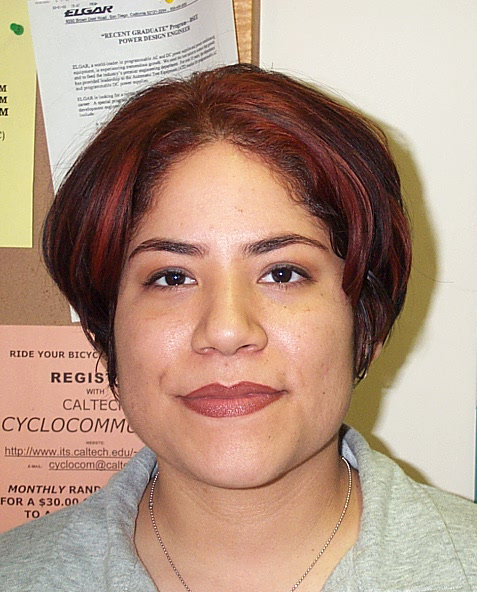
%> input picture Images/DB0/DB0/db0_1.jpg, 477 x 592 px
$ octave --eval "result = eyeMapL(imread('../Images/DB0/DB0/db0_1.jpg'));"   (GNU Octave 9; MATLAB toolbox functions it lacks are replaced by stand-ins)
%> lines starting %> are read from the running program, lines starting %| are printed output that depends on the picture
function [eyeMapL_output] = eyeMapL(image)

SE = strel('disk',12,8);
numerator = imdilate(image,SE);
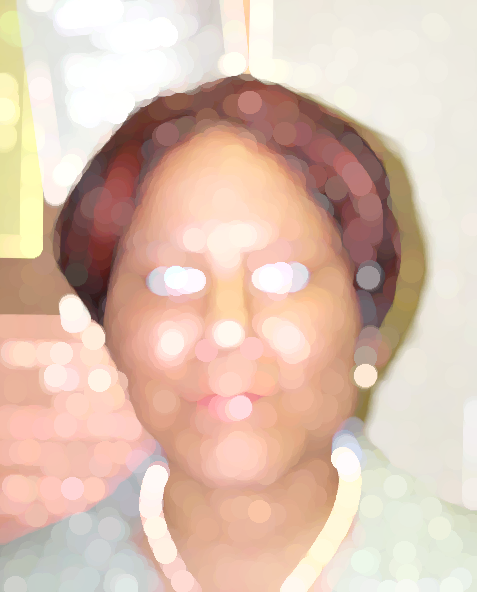
%> numerator: size 592x477x3 uint8; mean R, G, B 221.3, 194.2, 178.1
denominator = imerode(image,SE) + 1;
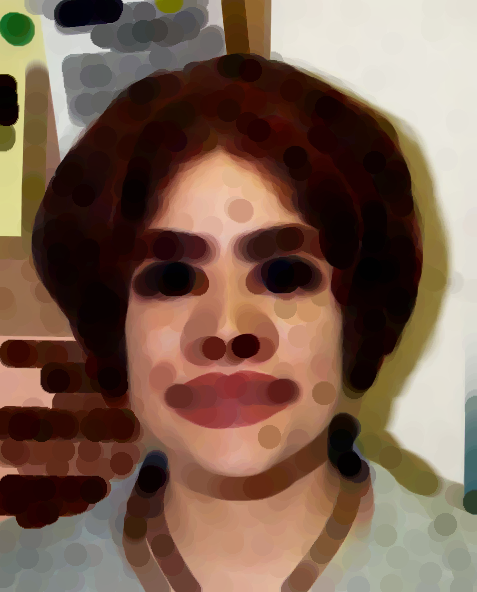
%> denominator: size 592x477x3 uint8; mean R, G, B 123.4, 97.1, 80.9

eyeMapL_output = numerator./denominator;
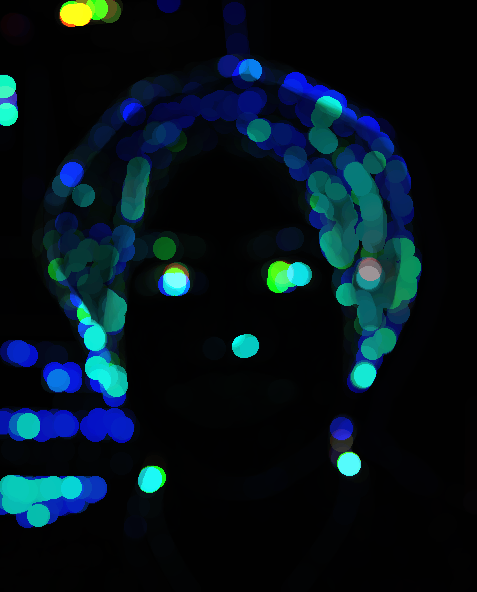
%> eyeMapL_output: size 592x477x3 uint8; mean R, G, B 4.9, 20.5, 28.9

end

$ run again, on Images/DB0/DB0/db0_2.jpg
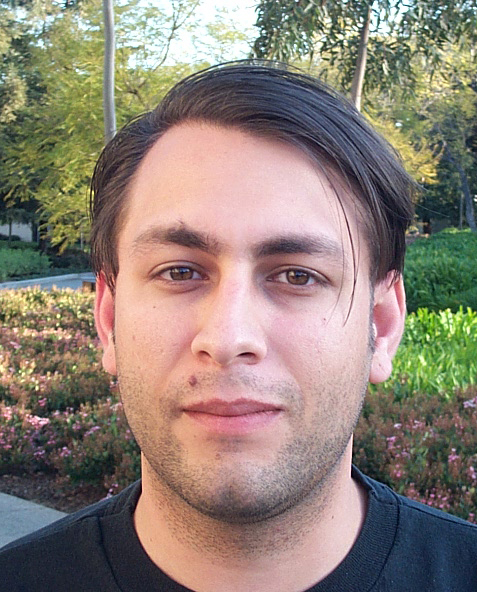
%> input picture Images/DB0/DB0/db0_2.jpg, 477 x 592 px
%> in eyeMapL, `denominator = imerode(image,SE) + 1;`:
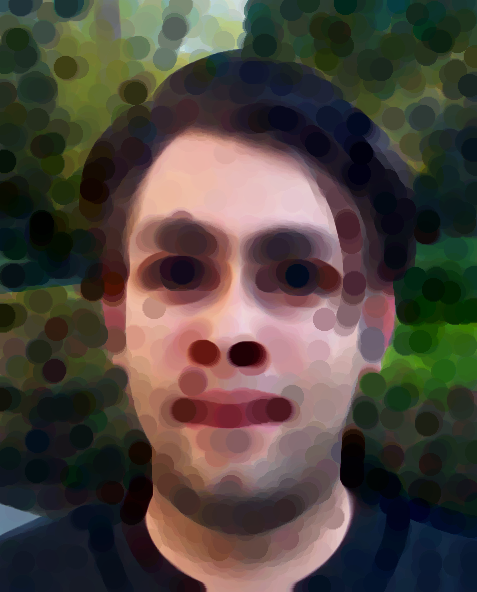
%> denominator: size 592x477x3 uint8; mean R, G, B 77.8, 69.5, 62.2
%> in eyeMapL, `eyeMapL_output = numerator./denominator;`:
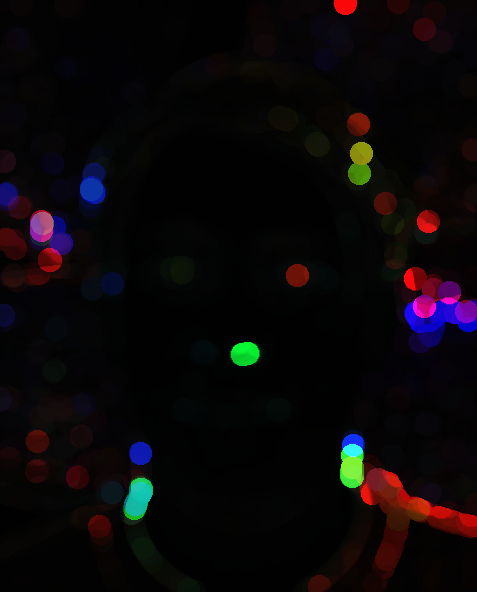
%> eyeMapL_output: size 592x477x3 uint8; mean R, G, B 10.9, 7, 8.8

$ run again, on Images/DB0/DB0/db0_3.jpg
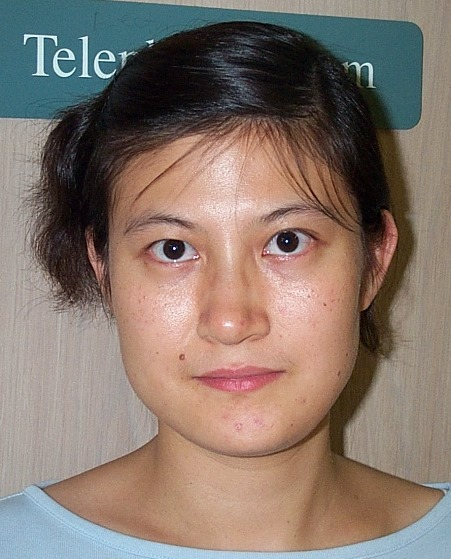
%> input picture Images/DB0/DB0/db0_3.jpg, 451 x 559 px
%> in eyeMapL, `denominator = imerode(image,SE) + 1;`:
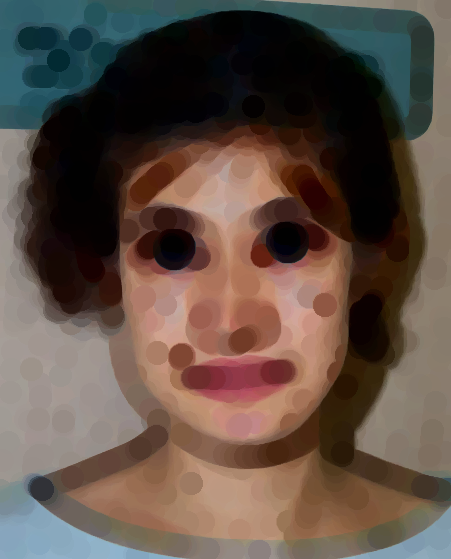
%> denominator: size 559x451x3 uint8; mean R, G, B 95, 79.3, 69.9
%> in eyeMapL, `eyeMapL_output = numerator./denominator;`:
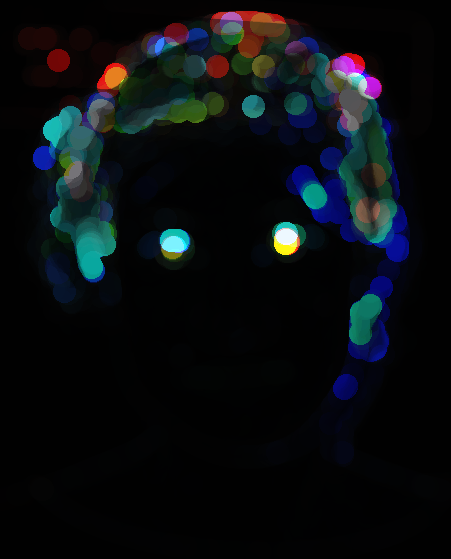
%> eyeMapL_output: size 559x451x3 uint8; mean R, G, B 10, 13.7, 16.7

$ run again, on Images/DB0/DB0/db0_4.jpg
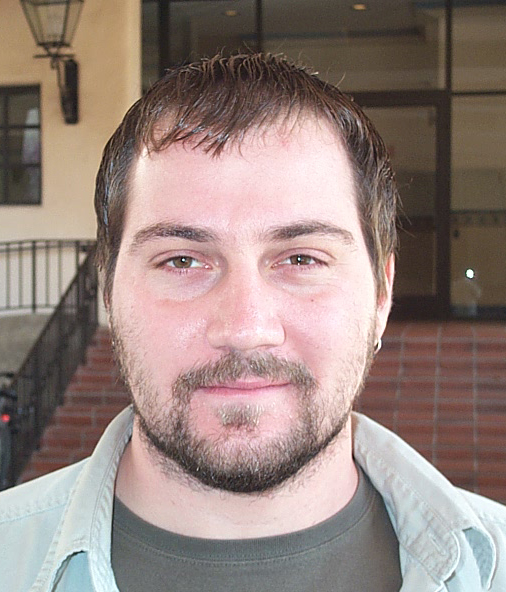
%> input picture Images/DB0/DB0/db0_4.jpg, 506 x 592 px
%> in eyeMapL, `denominator = imerode(image,SE) + 1;`:
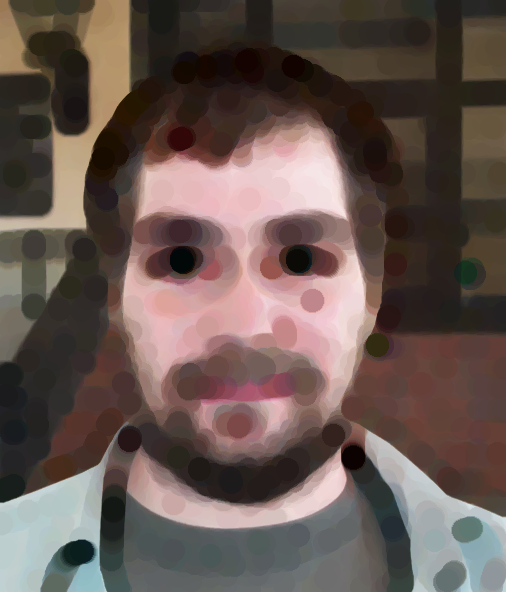
%> denominator: size 592x506x3 uint8; mean R, G, B 103.3, 87.5, 81.9
%> in eyeMapL, `eyeMapL_output = numerator./denominator;`:
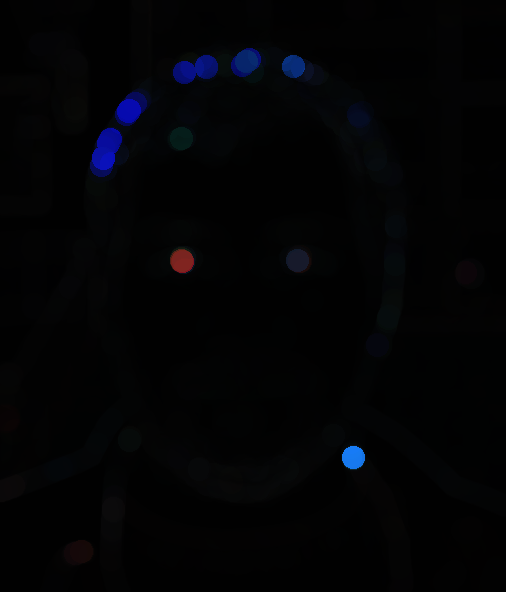
%> eyeMapL_output: size 592x506x3 uint8; mean R, G, B 2.6, 3.1, 5
